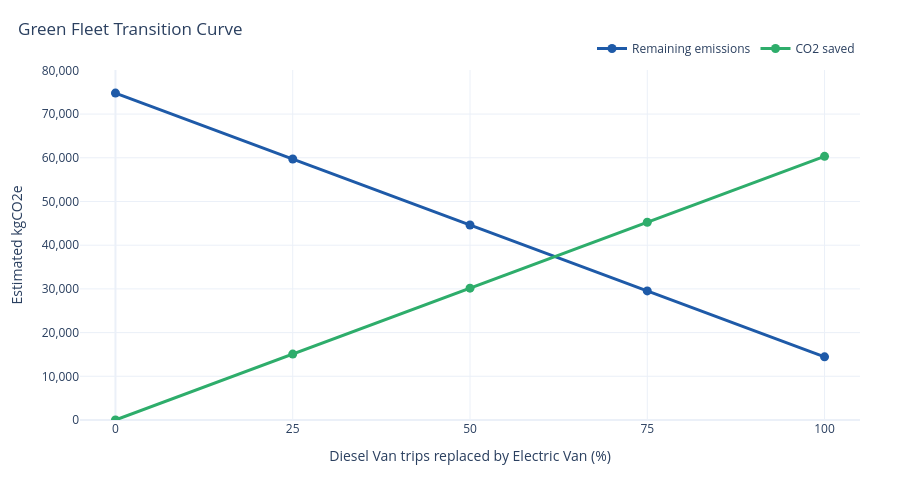

The cell this chart's notebook holds for it:
### Markdown cell above
### 6.6.5 Green fleet transition curve

To make the green fleet scenario easier to present, I also create an interactive line chart.

Instead of showing only one scenario, this chart shows what happens when the replacement share increases from 0% to 100%.

This is useful because it shows the direction of change: as more Diesel Van trips are replaced by Electric Van trips, estimated remaining emissions decrease and estimated CO2 savings increase.

### Code cell
# Interactive green fleet transition curve

try:
    green_fleet_transition_scenario = green_fleet_scenario.copy()
except NameError:
    green_fleet_transition_scenario = pd.read_csv(
        OUTPUT_DIR / "green_fleet_transition_scenario.csv"
    )

scenario_row = green_fleet_transition_scenario.iloc[0]

base_replacement_share = scenario_row["replacement_share_pct"] / 100

total_diesel_emissions = (
    scenario_row["current_emissions_for_replaced_trips_kgco2e"] / base_replacement_share
)

total_ev_emissions = (
    scenario_row["estimated_ev_emissions_kgco2e"] / base_replacement_share
)

replacement_shares = [0, 25, 50, 75, 100]

green_fleet_curve = pd.DataFrame({
    "replacement_share_pct": replacement_shares
})

green_fleet_curve["estimated_remaining_emissions_kgco2e"] = (
    total_diesel_emissions * (1 - green_fleet_curve["replacement_share_pct"] / 100)
    + total_ev_emissions * (green_fleet_curve["replacement_share_pct"] / 100)
)

green_fleet_curve["estimated_co2_saved_kgco2e"] = (
    total_diesel_emissions - green_fleet_curve["estimated_remaining_emissions_kgco2e"]
)

fig = go.Figure()

fig.add_trace(
    go.Scatter(
        x=green_fleet_curve["replacement_share_pct"],
        y=green_fleet_curve["estimated_remaining_emissions_kgco2e"],
        mode="lines+markers",
        name="Remaining emissions",
        line=dict(color=project_palette["blue"], width=3),
        marker=dict(size=9),
        hovertemplate=(
            "Replacement share: %{x}%<br>"
            "Remaining emissions: %{y:,.0f} kgCO2e"
            "<extra></extra>"
        )
    )
)

fig.add_trace(
    go.Scatter(
        x=green_fleet_curve["replacement_share_pct"],
        y=green_fleet_curve["estimated_co2_saved_kgco2e"],
        mode="lines+markers",
        name="CO2 saved",
        line=dict(color=project_palette["green"], width=3),
        marker=dict(size=9),
        hovertemplate=(
            "Replacement share: %{x}%<br>"
            "CO2 saved: %{y:,.0f} kgCO2e"
            "<extra></extra>"
        )
    )
)

fig.update_layout(
    title=dict(
        text="Green Fleet Transition Curve",
        x=0.02,
        xanchor="left"
    ),
    width=900,
    height=500,
    template="plotly_white",
    hovermode="x unified",
    margin=dict(l=80, r=40, t=70, b=80),
    legend=dict(
        orientation="h",
        yanchor="bottom",
        y=1.02,
        xanchor="right",
        x=1
    ),
    xaxis=dict(
        title="Diesel Van trips replaced by Electric Van (%)",
        tickmode="array",
        tickvals=[0, 25, 50, 75, 100],
        range=[-5, 105]
    ),
    yaxis=dict(
        title="Estimated kgCO2e",
        rangemode="tozero",
        tickformat=","
    )
)

fig.show()

display_styled_table(
    green_fleet_curve,
    caption="Green Fleet Transition Curve Data",
    format_dict={
        "replacement_share_pct": "{:.0f}%",
        "estimated_remaining_emissions_kgco2e": "{:,.2f}",
        "estimated_co2_saved_kgco2e": "{:,.2f}"
    }
)

### Figure 1 — Plotly figure (JSON) as saved in the notebook; plotly's stock layout.template omitted (floating-point values rounded to 4 significant figures)
{"data": [{"hovertemplate": "Replacement share: %{x}%<br>Remaining emissions: %{y:,.0f} kgCO2e<extra></extra>", "line": {"color": "#1E5AA8", "width": 3}, "marker": {"size": 9}, "mode": "lines+markers", "name": "Remaining emissions", "type": "scatter", "x": [0, 25, 50, 75, 100], "y": [74790.0, 59710.0, 44630.0, 29540.0, 14460.0]}, {"hovertemplate": "Replacement share: %{x}%<br>CO2 saved: %{y:,.0f} kgCO2e<extra></extra>", "line": {"color": "#2EAD6B", "width": 3}, "marker": {"size": 9}, "mode": "lines+markers", "name": "CO2 saved", "type": "scatter", "x": [0, 25, 50, 75, 100], "y": [0.0, 15080.0, 30170.0, 45250.0, 60330.0]}], "layout": {"height": 500, "hovermode": "x unified", "legend": {"orientation": "h", "x": 1, "xanchor": "right", "y": 1.02, "yanchor": "bottom"}, "margin": {"b": 80, "l": 80, "r": 40, "t": 70}, "title": {"text": "Green Fleet Transition Curve", "x": 0.02, "xanchor": "left"}, "width": 900, "xaxis": {"range": [-5, 105], "tickmode": "array", "tickvals": [0, 25, 50, 75, 100], "title": {"text": "Diesel Van trips replaced by Electric Van (%)"}}, "yaxis": {"rangemode": "tozero", "tickformat": ",", "title": {"text": "Estimated kgCO2e"}}}}
